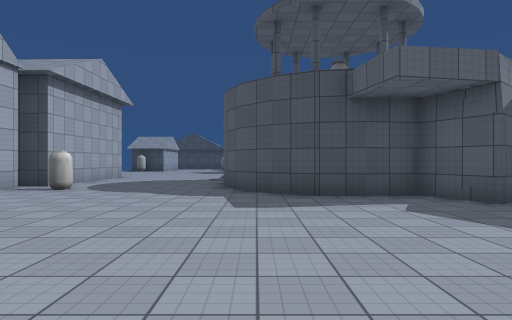
view 1 (above)

21 first-person views from a walk through a scene from a Unity 3-D project. The camera is 1.4 m above the floor, looks level and sees 75° across. The floor is counted in squares, 2 m on a side. Each view is taken from the middle of a square. On the plan, view 1 faces up. The plan holds only what a view shows up to about 10 squares ahead; the rest is blank. The place goes on beyond the plan. The player character is not drawn. Surface patterns are stand-ins for the level's own textures.

view 2
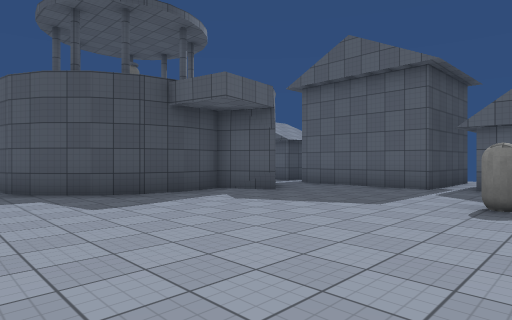

view 3
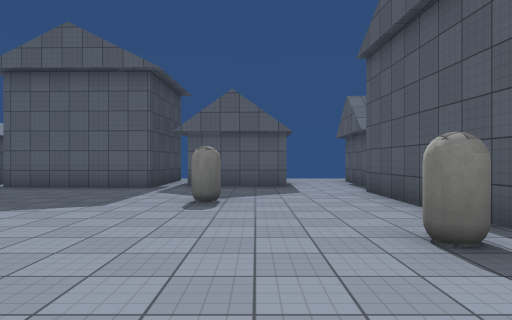

view 4
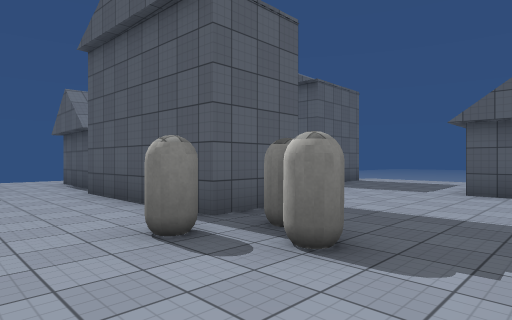

view 5
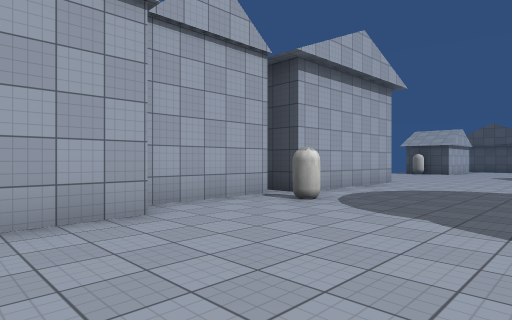

view 6
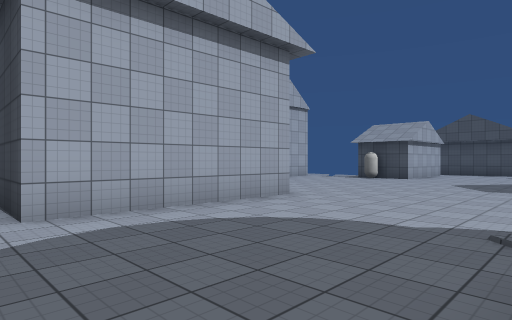

view 7
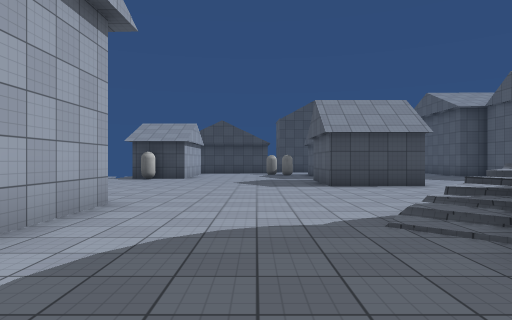

view 8
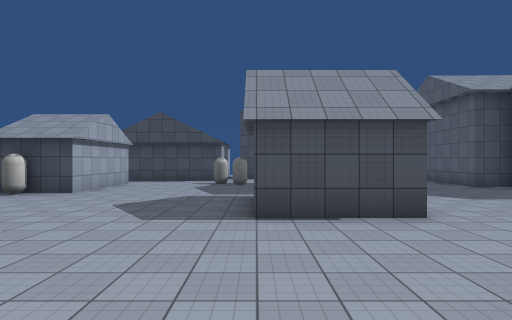

view 9
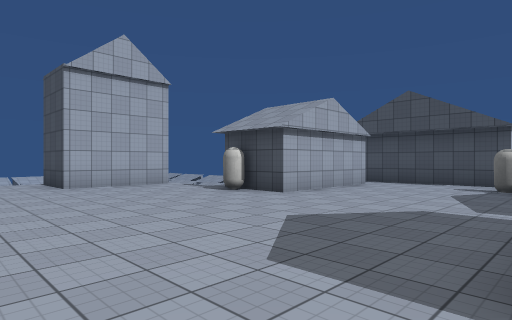

view 10
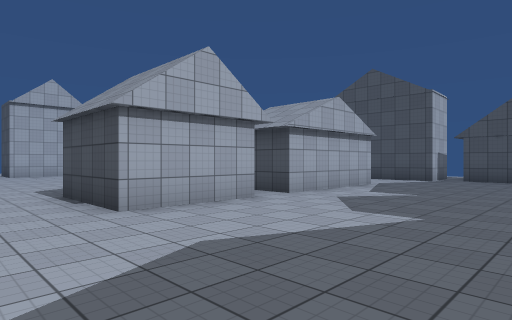

view 11
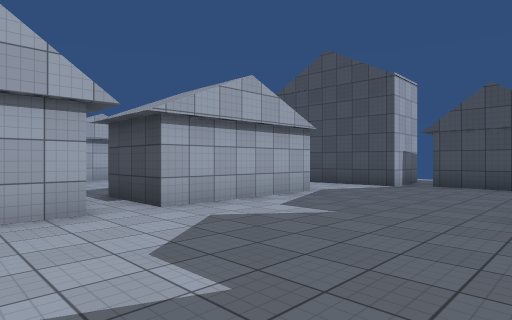

view 12
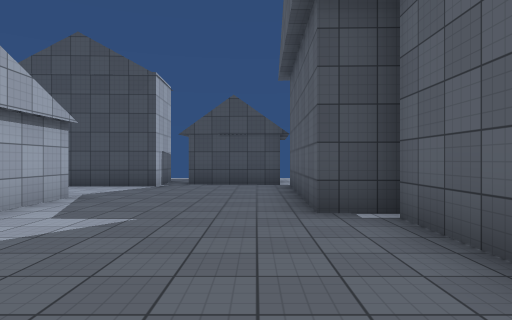

view 13
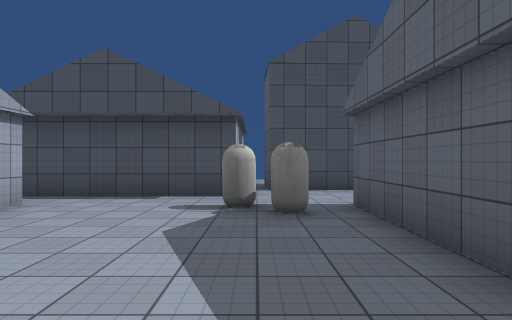

view 14
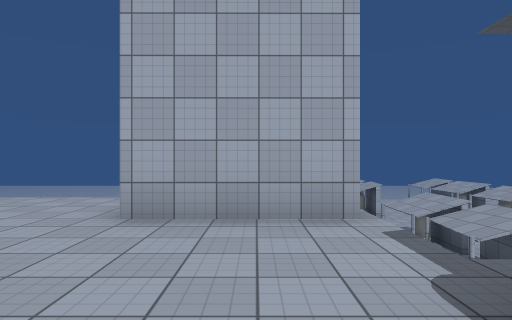

view 15
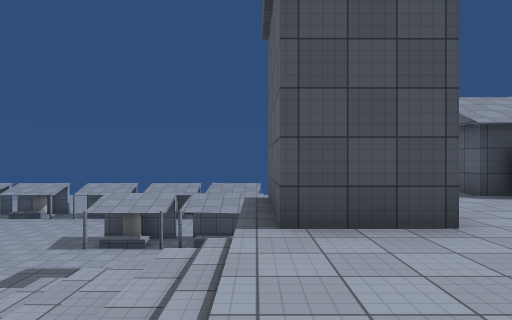

view 16
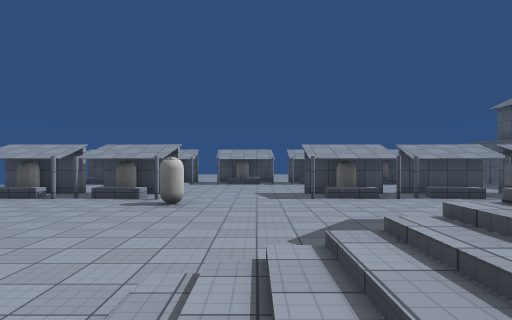

view 17
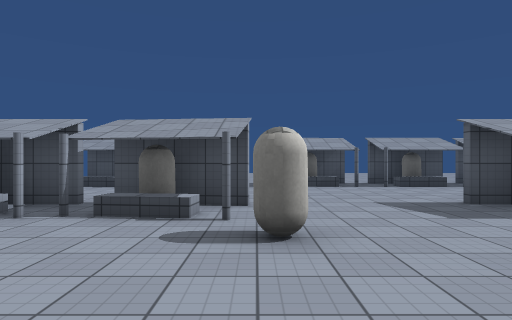

view 18
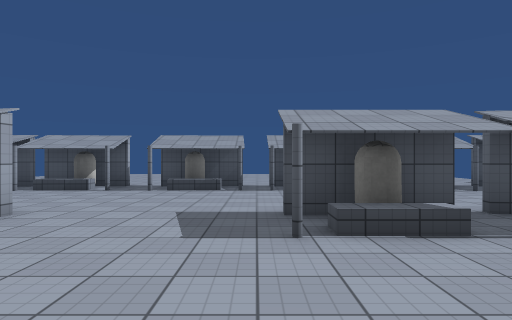

view 19
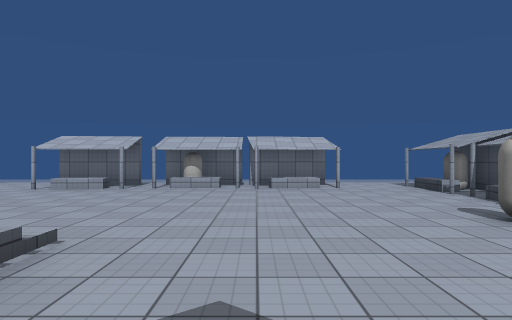

view 20
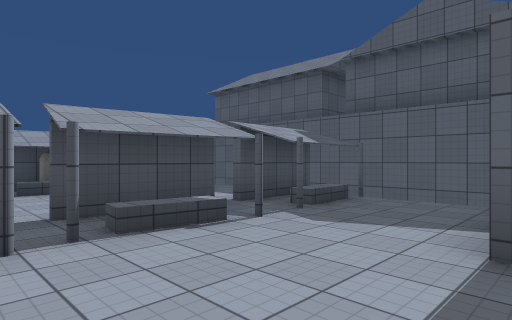

view 21
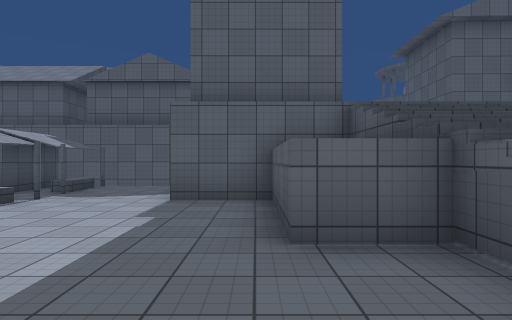

### Floor plan
Key: @ floor where view 1 was taken; # wall or solid block; x gap in a wall; . main floor; : floor 1 m higher than the main floor; - floor 1.75 m lower than the main floor; _ floor 3.5 m lower than the main floor; + floor 5 m higher than the main floor; / step, stairs or slope; v drop or lower ground; O other object.
Columns run from 24 left of view 1 to 7 right of it. Each row starts with its distance up from view 1.
 29 ####_##_OO####
 28 ####_O#xOO###         ##  ####
 27 _____________         .####.. #
 26 ____________     #####........#
 25  ___________ __   ............#
 24 OO###___OO###### ##...O.##....#
 23 _####_____###### ##...O.##....##
 22 ____O__________v ##.....##.....#
 21 _______________ .##.....##.....#
 20 ____________### .O.............#
 19 ____________###........  #.....
 18 _________---###........###.....
 17 #_____///////..........###.....
 16 #____ // ////.................
 15 #___  /    //.   ............ .
 14 #__         .     ........
 13 __              ###......:
 12                 ###....//
 11                   #.....+
 10                   #.....##
  9                  ##.....#
  8                   #O....##
  7                   #.....####
  6                   #........ # .#
  5                   ##...........#
  4                    #...........#
  3                     ...........#
  2                       .........#
  1                        .....O..#
  0                       ..@......#
 -1                        ........#
 -2                       ..OO......
 -3                       ..O#####.#
 -4                       ...
 -5                        ...
 -6                        ....
 -7                        ....
 -8                        #....
 -9                          ...
-10                          ..

Positions as (right, up) in squares from view 1, and headings:
1: (0, 0), facing up
2: (-2, 0), facing up-right
3: (-2, 0), facing right
4: (-2, 0), facing down-right
5: (-1, 3), facing up-left
6: (-1, 8), facing up-left
7: (-3, 8), facing up
8: (-1, 12), facing up
9: (-1, 15), facing up-left
10: (6, 15), facing up-left
11: (6, 18), facing up-left
12: (5, 18), facing up
13: (-2, 19), facing up
14: (-6, 19), facing left
15: (-12, 14), facing up
16: (-18, 15), facing up
17: (-20, 19), facing up
18: (-17, 20), facing up
19: (-16, 19), facing left
20: (-15, 20), facing up-right
21: (-18, 19), facing right
